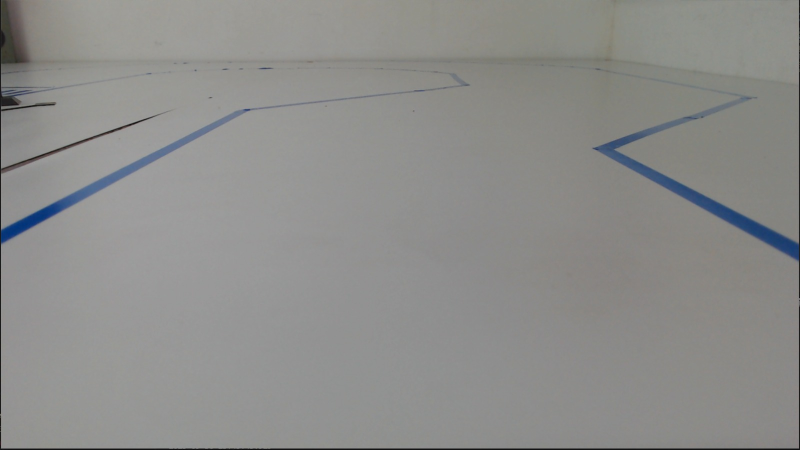
#> input picture images/1.jpeg, 1600 x 899 px, given in place of the camera (shown at 1/2 size)
$ python serial_cvwaitkey.py
#> lines starting #> are read from the running program, lines starting #| are printed output that depends on the picture; after the words box and inside, x2 and y2 are one past the last pixel; in counts of white or black regions, pixels touching at a corner belong together
### video_capture.py
import numpy as np
import cv2 as cv
import os
import time

frame_count = 0
# cmd = "v4l2-ctl --device 2 --set-ctrl=white_balance_automatic=1,contrast=200,white_balance_temperature=1,focus_automatic_continuous=0"


def connect_camera():
    # 0-camera notebook 1- camera carrinho
    cap = cv.VideoCapture(2)

    if not cap.isOpened():
        print("Cannot open camera")
        exit()

    fps = 10.0
    height = 720.0
    width = 1280.0

    cap.set(cv.CAP_PROP_FPS, fps)
    cap.set(cv.CAP_PROP_FRAME_HEIGHT, height)
    cap.set(cv.CAP_PROP_FRAME_WIDTH, width)
    cap.set(cv.CAP_PROP_AUTOFOCUS, 0)
    cap.set(cv.CAP_PROP_CONTRAST, 200)
    cap.set(cv.CAP_PROP_WHITE_BALANCE_BLUE_U, 1)
    cap.set(cv.CAP_PROP_BUFFERSIZE, 1)
    print(cap.get(cv.CAP_PROP_FRAME_WIDTH))
    print(cap.get(cv.CAP_PROP_FRAME_HEIGHT))
    print(cap.get(cv.CAP_PROP_FPS))
    if (
        (cap.get(cv.CAP_PROP_FRAME_WIDTH) != width)
        or (height != cap.get(cv.CAP_PROP_FRAME_HEIGHT))
        or (fps != cap.get(cv.CAP_PROP_FPS))
    ):
        print("ERROR on camera.")
        print(f"Width: {cap.get(cv.CAP_PROP_FRAME_WIDTH)}")
        print(f"Height: {cap.get(cv.CAP_PROP_FRAME_HEIGHT)}")
        print(f"FPS: {cap.get(cv.CAP_PROP_FPS)}")
    else:
        print("Camera OK.")

    return cap


# [11 lines left out: function save_frame, not called in this run]


def get_frame(cap):
    ret, frame = cap.read()

    if not ret:
        print("Can't receive frame (stream end?). Exiting ...")

    # save_frame(frame)
    return frame

### detect_circle.py
import cv2
import numpy as np

# Adapted from: https://docs.opencv.org/4.x/da/d53/tutorial_py_houghcircles.html

class CircleDetector:
    def __init__(self, image):
        self.image = image

    # [13 lines left out: function detect_color, not called in this run]

    def detect_circle(self):
        img = self.image
        gray = cv2.cvtColor(img, cv2.COLOR_BGR2GRAY)
        gray = cv2.medianBlur(gray, 5)

        # detection considering the largest circle (yellow)
        circles = cv2.HoughCircles(
            gray,
            cv2.HOUGH_GRADIENT_ALT,
            dp=1,
            minDist=20,
            param1=50,
            param2=0.5,
            minRadius=40,
            maxRadius=45
        )

        if circles is not None:
            circles = np.uint16(np.around(circles))
            reference_point = (100, 100)
            min_distance = float("inf")
            nearest_circle_index = None

            for i, circle in enumerate(circles[0, :]):
                distance = np.linalg.norm(circle[:2] - reference_point)

                if distance < min_distance:
                    min_distance = distance
                    nearest_circle_index = i

            if nearest_circle_index is not None:
                nearest_circle = circles[0, nearest_circle_index]
                center_x, center_y = nearest_circle[0], nearest_circle[1]

                cv2.circle(img, (center_x, center_y), nearest_circle[2], (0, 255, 0), 2)

                color_at_center = img[center_y, center_x]
                color_at_center_rgb = color_at_center[::-1]

                print(f"RGB nearest circle color: {color_at_center_rgb}")

                color_name = self.detect_color(color_at_center_rgb)
        else:
            print("No circles were detected.")
            color_name = "No_color"

        return color_name

### image_proccess.py
import cv2 as cv
import numpy as np
import detect_circle as circle
import os
import detect_aruco as detaruco

# Adapted from: https://docs.opencv.org/3.4/d9/db0/tutorial_hough_lines.html

frame_count = 0


class ImageProcess:
    def get_central_line(self, image, width):
        height = image.shape[0]
        center_x = width // 2
        line = (center_x, 0, center_x, height)
        return line

    def distance_to_central_line(self, line, center_x):
        x1, y1, x2, y2 = line
        mid_point_x = (x1 + x2) // 2
        return abs(mid_point_x - center_x)

    # [13 lines left out: function calculate_intersection, not called in this run]

    def get_lines(self, dst):
        linesP = cv.HoughLinesP(dst, 1, np.pi / 180, 100, None, 50, 50)
        number_lines = len(linesP) if linesP is not None else 0
        return linesP

    def get_left_and_right_lines(self, linesP, width):
        linesP = linesP[:, 0, :]

        # Sort lines based on distance from center
        linesP = sorted(
            linesP, key=lambda x: self.distance_to_central_line(x, width // 2)
        )

        # Find the line left and right
        left_line = None
        right_line = None
        maior_esquerda = 0
        maior_x_direita = 0

        for i in range(0, len(linesP)):
            l = linesP[i]
            mid_point_x = (l[0] + l[2]) // 2

            if mid_point_x < width // 2 and l[1] > maior_esquerda:
                maior_esquerda = l[1]

            if mid_point_x > width // 2 and l[1] > maior_x_direita:
                maior_x_direita = l[1]

            # Determines whether the line is to the left or right
            if mid_point_x < width // 2:
                side = "Esquerda"
            else:
                side = "Direita"

            # Se a linha estiver à esquerda
            if mid_point_x < width // 2 and l[1] == maior_esquerda:
                left_line = l

            # If the line is to the right
            elif mid_point_x > width // 2 and l[1] == maior_x_direita:
                right_line = l

        return left_line, right_line

    def draw_left_and_right_lines(self, left_line, right_line, cdstP, width):
        if left_line is not None:
            cv.line(
                cdstP,
                (left_line[0], left_line[1]),
                (left_line[2], left_line[3]),
                (0, 0, 255),
                3,
                cv.LINE_AA,
            )

        if right_line is not None:
            cv.line(
                cdstP,
                (right_line[0], right_line[1]),
                (right_line[2], right_line[3]),
                (0, 0, 255),
                3,
                cv.LINE_AA,
            )

        self.draw_central_line(cdstP, width)

    def calculate_slope(self, line):
        x1, y1, x2, y2 = line
        return (y2 - y1) / (x2 - x1)

    def get_direction_with_slope(self, left_line, right_line):
        slopeLeft = self.calculate_slope(left_line)

        slopeRight = self.calculate_slope(right_line)

        if slopeRight > 0 and slopeRight > 0.15:
            if slopeLeft < 0 and abs(slopeLeft) > 1.5:
                return "Right"
            else:
                return "Forward"
        else:
            if slopeRight < 0 and abs(slopeRight) > 1.5:
                return "Left"
            else:
                return "Right"

    # [19 lines left out: function get_direction_with_intersection_lines, not called in this run]

    def get_direction(self, left_line, right_line, central_line):
        if left_line is not None and right_line is None:
            slope = self.calculate_slope(left_line)
            if slope > 0.3:
                return "Huge Left"
            else:
                return "Right"
        elif left_line is None and right_line is not None:
            slope = self.calculate_slope(right_line)
            if abs(slope) > 0:
                return "Left"
            else:
                return "Right"
        elif left_line is None and right_line is None:
            return (
                "Left"  # if the car loses its lines, try to drive in the same direction
            )

        # decide which of the two options the car runs better
        # get_direction_with_slope --> use line slope
        # get_direction_with_intersection_lines --> intersection of two lines

        return self.get_direction_with_slope(left_line, right_line)
        # return self.get_direction_with_intersection_lines(
        #    left_line, right_line, central_line
        # )

    def get_time_circleframe(self, frame):
        circle_detector = circle.CircleDetector(frame)
        circle_color = circle_detector.detect_circle()

        color_values = {
            "CIANO": 20,
            "MAGENTA": 30,
            "LARANJA": 40,
            "VERDE_CRU": 50,
            "No_color": 0,
        }

        return color_values.get(circle_color, "Cor inválida")

    # [17 lines left out: functions saw_aruco, park_the_car, not called in this run]

    def pre_process_frame(self, frame):
        hsv = cv.cvtColor(frame, cv.COLOR_BGR2HSV)
        lower_blue = np.array([100, 50, 50])
        upper_blue = np.array([130, 255, 255])

        mask = cv.inRange(hsv, lower_blue, upper_blue)

        res = cv.bitwise_and(frame, frame, mask=mask)
        return res

    def process_frame(self, frame):
        direction = "stop"
        time_circle = self.get_time_circleframe(frame)

        if time_circle == 0:
            src = cv.cvtColor(frame, cv.COLOR_BGR2GRAY)
            if src is None:
                print("Error opening image!")
                return -1

            width = src.shape[1]
            image_blue = self.pre_process_frame(frame)
            dst = cv.Canny(image_blue, 30, 100, None, 3)
            cdst = cv.cvtColor(dst, cv.COLOR_GRAY2BGR)
            cdstP = np.copy(cdst)
            linesP = self.get_lines(dst)

            if linesP is not None:
                left_line, right_line = self.get_left_and_right_lines(linesP, width)
                self.draw_left_and_right_lines(left_line, right_line, cdstP, width)
                central_line = self.get_central_line(cdstP, width)
                direction = self.get_direction(left_line, right_line, central_line)
        else:
            direction = str(time_circle)

        return direction

    def draw_central_line(self, image, width):
        height = image.shape[0]
        center_x = width // 2
        image_with_line = cv.line(
            image, (center_x, 0), (center_x, height), (255, 100, 100), 2
        )
        # self.save_frame(image_with_line)

    # [13 lines left out: function save_frame, not called in this run]

### serial_cvwaitkey.py
import time
import cv2
import serial
from datetime import datetime
import numpy as np
import video_capture
import image_proccess as img


class AutonomousCar:
    def __init__(self):
        self.image_processor = img.ImageProcess()
        self.identified_circle = False
        ##self.serial_port = serial.Serial("COM5", 9600)
        self.serial_port = serial.Serial("/dev/ttyACM0", 9600)  # For Linux
        self.video_capture = video_capture.connect_camera()

    def process_image(self, image):
        cv2.imshow("frame", image)

    def get_direction(self, frame):
        direction = self.image_processor.process_frame(frame)
        return direction

    def codeCommand(self, command):
        if command == "Forward":
            print("Moving forward")
            return "w"
        elif command == "Right":
            print("Moving right")
            return "d"
        elif command == "Left":
            print("Moving left")
            return "a"
        elif command == "Huge Left":
            print("Moving left - Huge Left")
            return "hugeLeft"
        elif command == "backward":
            print("Moving backward")
            return "s"
        elif command == "stop":
            print("Don't move")
            return ""
        elif command in {"20", "30", "40", "50"}:
            print(f"Wait {command} seconds")
            return command

    def get_code_command_car(self, frame):
        self.process_image(frame)
        command = self.get_direction(frame)
        return self.codeCommand(command)

    # [62 lines left out: functions go_to_crosswalk, go_to_aruco, not called in this run]

    def run(self):
        try:
            while True:
                frame = video_capture.get_frame(self.video_capture)
#> in get_frame, frame is the input picture: shape (899, 1600, 3); mean B, G, R 139.3, 141.3, 141.2
                key = self.get_code_command_car(frame)
#> in detect_circle, `circles = cv2.HoughCircles( gray, cv2.HOUGH_GRADIENT_ALT, dp=1, minDis..`: circles = None
#> in get_time_circleframe, `circle_color = circle_detector.detect_circle()`: circle_color = 'No_color'
#> in process_frame, `time_circle = self.get_time_circleframe(frame)`: time_circle = 0
#> in pre_process_frame, `hsv = cv.cvtColor(frame, cv.COLOR_BGR2HSV)`: hsv: shape (899, 1600, 3); mean H, S, V 35.3, 8.8, 142.7
#> in pre_process_frame, `mask = cv.inRange(hsv, lower_blue, upper_blue)`:
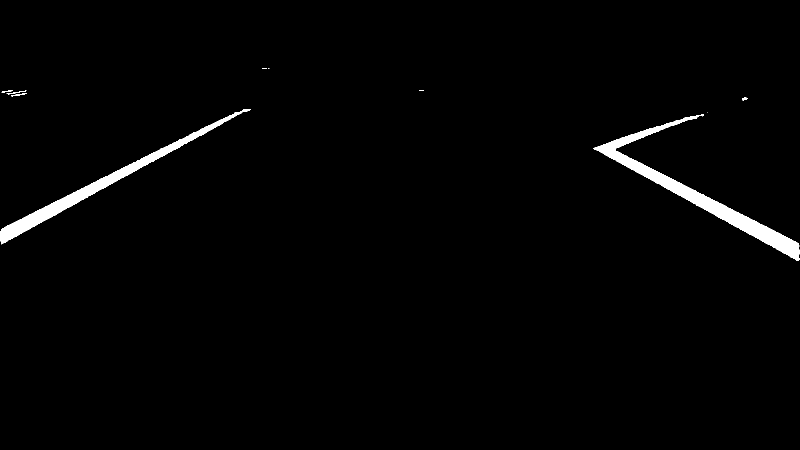
#> mask: shape (899, 1600) (shown at 1/2 size); 1.6% white; 10 white regions (4 under 20 px), largest, box (x1, y1, x2, y2) and area: (1187, 228, 1599, 522) 13211, (1, 218, 502, 489) 9641, (22, 186, 54, 193) 77, (13, 181, 53, 189) 71, (3, 180, 26, 186) 52, (1484, 195, 1496, 201) 48
#> in process_frame, `dst = cv.Canny(image_blue, 30, 100, None, 3)`:
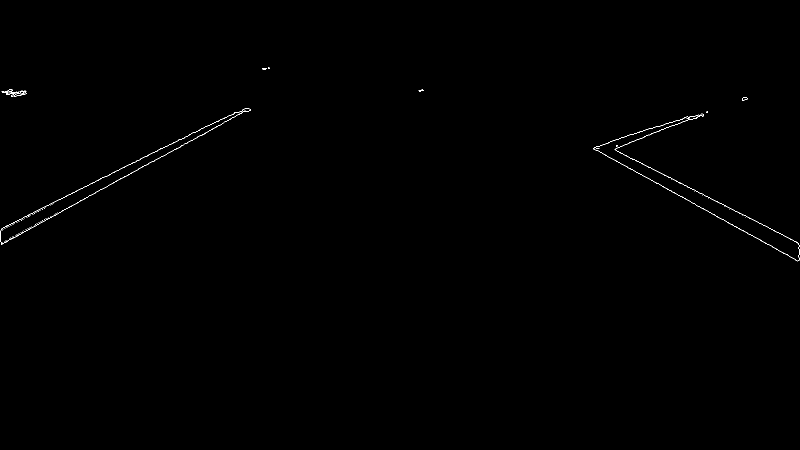
#> dst: shape (899, 1600) (shown at 1/2 size); 0.2% white in thin lines or dots, all inside (x1, y1, x2, y2) = (1, 135, 1599, 523)
#> in get_lines, `linesP = cv.HoughLinesP(dst, 1, np.pi / 180, 100, None, 50, 50)`: linesP = [[1208, 288, 1595, 485], [1187, 296, 1595, 522], [4, 488, 303, 323], [2, 458, 219, 348], [223, 346, 473, 224], [308, 322, 498, 217], [252, 352, 496, 217], [1207, 288, 1597, 487], [1240, 276, 1413, 223]]
#> in get_lines, `number_lines = len(linesP) if linesP is not None else 0`: number_lines = 9
#> in get_left_and_right_lines, `linesP = sorted( linesP, key=lambda x: self.distance_to_central_line(x..`: linesP = [[308, 322, 498, 217], [252, 352, 496, 217], [223, 346, 473, 224], [1240, 276, 1413, 223], [1187, 296, 1595, 522], [1208, 288, 1595, 485], [1207, 288, 1597, 487], [4, 488, 303, 323], [2, 458, 219, 348]]
#> the loop in get_left_and_right_lines, `for i in range(0, len(linesP)):` made 9 passes
#> (mid_point_x, maior_esquerda, side, left_line) on passes 1, 2, 8: (403, 322, 'Esquerda', [308, 322, 498, 217]), (374, 352, 'Esquerda', [252, 352, 496, 217]), (153, 488, 'Esquerda', [4, 488, 303, 323])
#> (mid_point_x, maior_x_direita, side, right_line) on passes 4 to 5: (1326, 276, 'Direita', [1240, 276, 1413, 223]), (1391, 296, 'Direita', [1187, 296, 1595, 522])
#> after the loop in get_left_and_right_lines, `for i in range(0, len(linesP)):`: maior_esquerda = 488; maior_x_direita = 296
#> in process_frame, `left_line, right_line = self.get_left_and_right_lines(linesP, width)`: left_line = [4, 488, 303, 323]; right_line = [1187, 296, 1595, 522]
#> in draw_left_and_right_lines, `cv.line( cdstP, (right_line[0], right_line[1]), (right_line[2], right_..`:
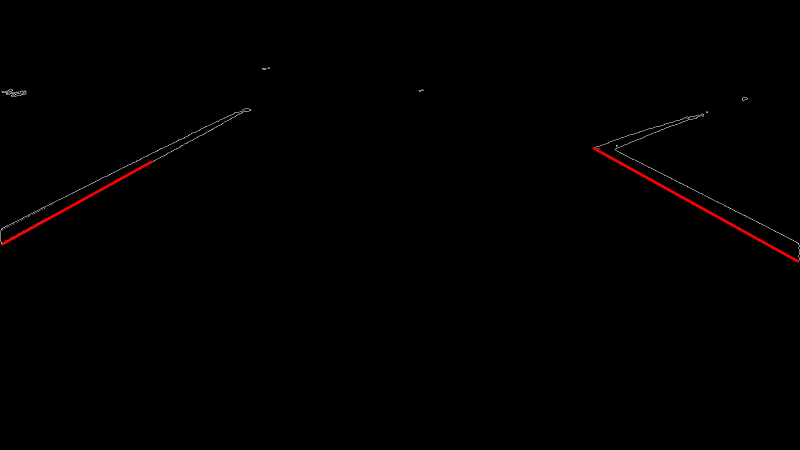
#> cdstP: shape (899, 1600, 3) (shown at 1/2 size); mean B, G, R 0.4, 0.4, 1.1
#> in process_frame, `central_line = self.get_central_line(cdstP, width)`: central_line = (800, 0, 800, 899)
#> in calculate_slope, `x1, y1, x2, y2 = line`: x1 = 4; y1 = 488; x2 = 303; y2 = 323
#> in get_direction_with_slope, `slopeLeft = self.calculate_slope(left_line)`: slopeLeft = -0.552
#> in get_direction_with_slope, `slopeRight = self.calculate_slope(right_line)`: slopeRight = 0.554
#> in process_frame, `direction = self.get_direction(left_line, right_line, central_line)`: direction = 'Forward'
#> key = 'w'
                if key in {"w", "a", "s", "d"}:
                    # two controls to give power to the car, one control sometimes it doesn't move
                    self.serial_port.write(key.encode())
                    self.serial_port.write(key.encode())
                    time.sleep(0.4)
                elif key in {"20", "30", "40", "50"}:
                    self.go_to_crosswalk()
                    time.sleep(int(key))
                    key = self.go_to_aruco()
                elif key == "hugeLeft":
                    # sudden turn - used in situations where the cart does not see both lanes
                    self.serial_port.write("a".encode())
                    self.serial_port.write("a".encode())
                    self.serial_port.write("a".encode())
                    self.serial_port.write("a".encode())
                    time.sleep(0.5)

                if key == "Parked" or key == ord("q") or cv2.waitKey(1) == ord("q"):
#> (key q is pressed here)
                    break

                # time.sleep(0.4)  # Add a small delay to avoid rapid key presses (30 fps)

        except KeyboardInterrupt:
            pass

        finally:
            self.video_capture.release()
            self.serial_port.close()
            cv2.destroyAllWindows()


if __name__ == "__main__":
    autonomous_car = AutonomousCar()
    autonomous_car.run()
